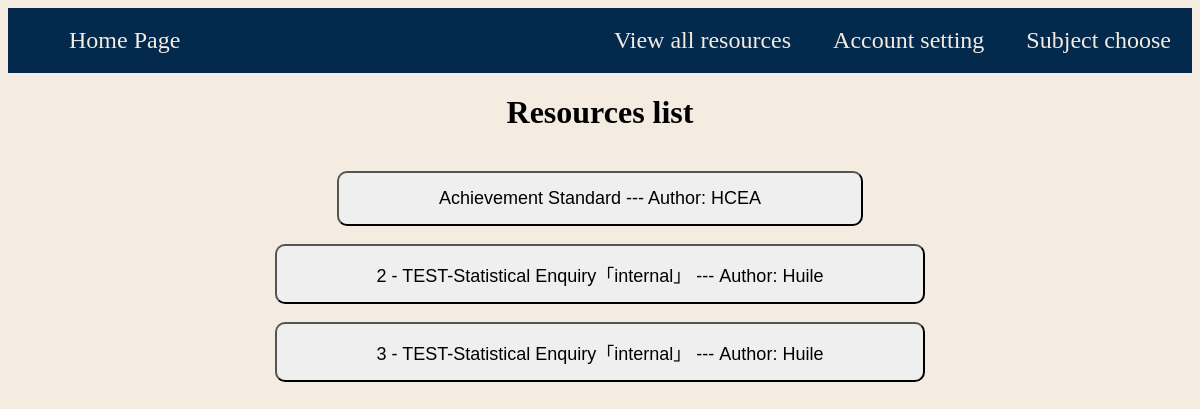
The app's page /resources_list/1 with its own data.
### tables this page shows
CREATE TABLE "resources" (unit_id INTEGER, resources_id INTEGER PRIMARY KEY, subject TEXT, unit TEXT, resources_name TEXT, path TEXT, type TEXT, author TEXT, from_link TEXT, released_year INTEGER);

### main.py (the view)
@app.route("/resources_list/<int:unit_id>", methods=['GET', 'POST'])
def resources_list(unit_id):
    conre_list = sqlite3.connect('database/database.db')
    re_cursor = conre_list.cursor()
    re_cursor.execute(
         "SELECT resources_id, resources_name, author FROM resources WHERE unit_id = ?",
         (unit_id,)
)
    resources = re_cursor.fetchall()
    conre_list.close()
    return render_template("resources_list.html", resources = resources, unit_id = unit_id)

### templates/resources_list.html (shortened to what this page needs)
<!DOCTYPE html>
<html lang="en">
  <head>
    <link rel="stylesheet" href="/static/style.css">
  </head>
  <body>
    <header>
      <Ul>
        <li><a href="{{ url_for('subjectpick')}}">Subject choose</a></li>
        <li><a href="{{ url_for('account') }}">Account setting</a></li>
        <li><a href="{{ url_for('all_resources')}}">View all resources</a></li>
        <li class="tag_left"><a href="{{ url_for('homepage')}}">Home Page</a></li>
      </Ul>
    </header>
    <main>
      <h1>Resources list</h1>
      {% for resource in resources %}
      <div class="list_display">
        <br>
        <a href="{{ url_for('resources', resource_id=resource[0])}}">
          <button class="button">
            {{ resource[1] }}
            ---
            Author:
            {{ resource[2] }}
          </button>
        </a>
      </div>
      {% endfor %}
    </main>
  </body>
</html>

### static/style.css (style rules this page uses)
:root { --background: #F4ECE1; --blue: #03294C; --orange: #FB7E0A; --end_orange_1: #fba30a; --end_orange_2: #fb7e0a; --end_orange_3:#ff6a00; --end_red_1:#ff4800; --end_blue_1:#4FABFF; --end_blue_2:#0D7BE0; --end_blue_1:#034F94; }
body { font-family: SN pro; background-color: rgb(244, 236, 225); }
h1, h2, h3, h4, h5, h6 { text-align: center; }
header { position: relative; }
ul { font-size: 150%; list-style-type: none; overflow: hidden; margin: 0; padding: 1; background-color: var(--blue); }
ul li { float: right; }
ul li a { text-decoration: none; display: block; color: var(--background); text-align: center; padding: 19px 21px; }
ul li.tag_left { float: left; }
.list_display { text-align: center; justify-content: center; }
.button { font-size: large; padding: 15px 100px; border-radius: 10px; }

### records on screen
resources: resources_name "Achievement Standard", author "HCEA"
resources: resources_name "2 - TEST-Statistical Enquiry「internal」", author "Huile"
resources: resources_name "3 - TEST-Statistical Enquiry「internal」", author "Huile"
